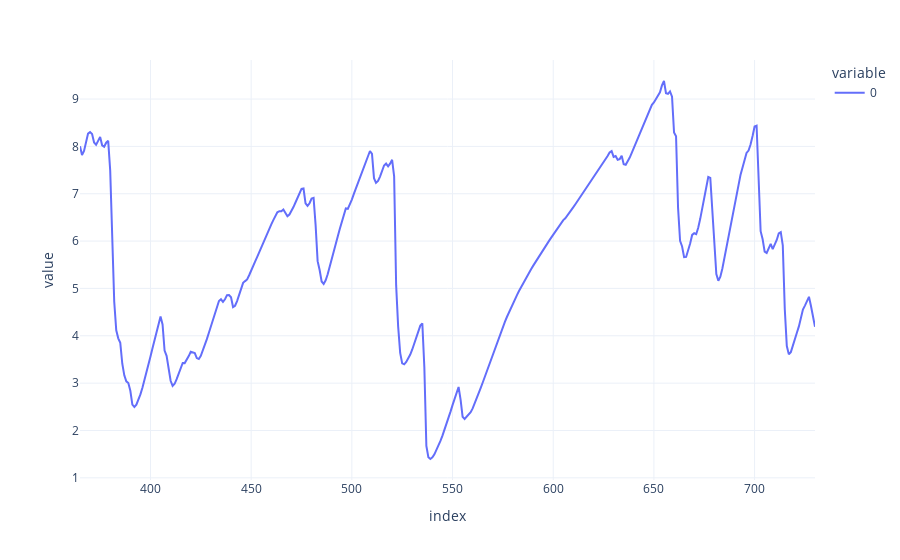

Here is the notebook cell this chart was saved with:
### Code cell
total_reservatorio[365:].plot()

### Figure 1 — Plotly figure (JSON) as saved in the notebook; plotly's stock layout.template omitted (floating-point values rounded to 4 significant figures; data arrays with more than 128 entries replaced by an {"elided": "..."} marker saying what was removed)
{"data": [{"hovertemplate": "variable=0<br>index=%{x}<br>value=%{y}<extra></extra>", "legendgroup": "0", "line": {"color": "#636efa", "dash": "solid"}, "marker": {"symbol": "circle"}, "mode": "lines", "name": "0", "orientation": "v", "showlegend": true, "type": "scatter", "x": {"elided": "366 int values"}, "xaxis": "x", "y": {"elided": "366 float values"}, "yaxis": "y"}], "layout": {"legend": {"title": {"text": "variable"}, "tracegroupgap": 0}, "margin": {"t": 60}, "xaxis": {"anchor": "y", "domain": [0, 1], "title": {"text": "index"}}, "yaxis": {"anchor": "x", "domain": [0, 1], "title": {"text": "value"}}}}
